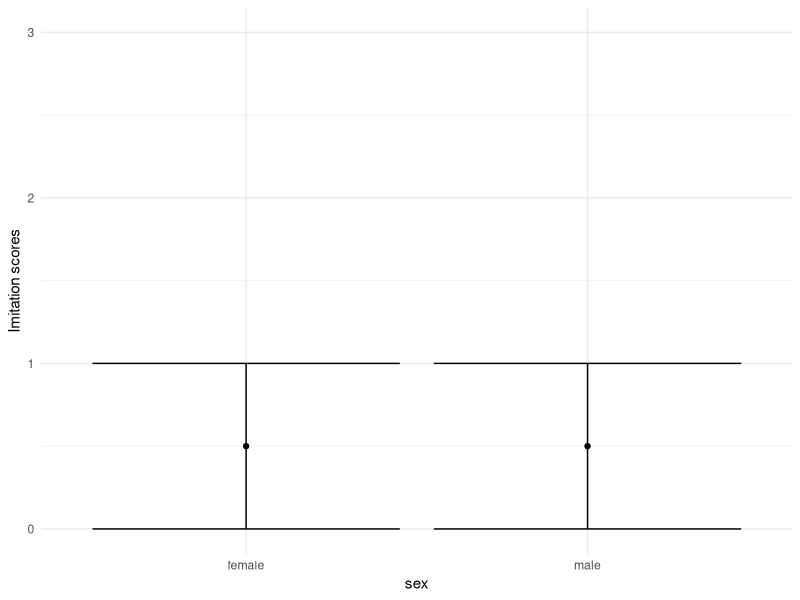
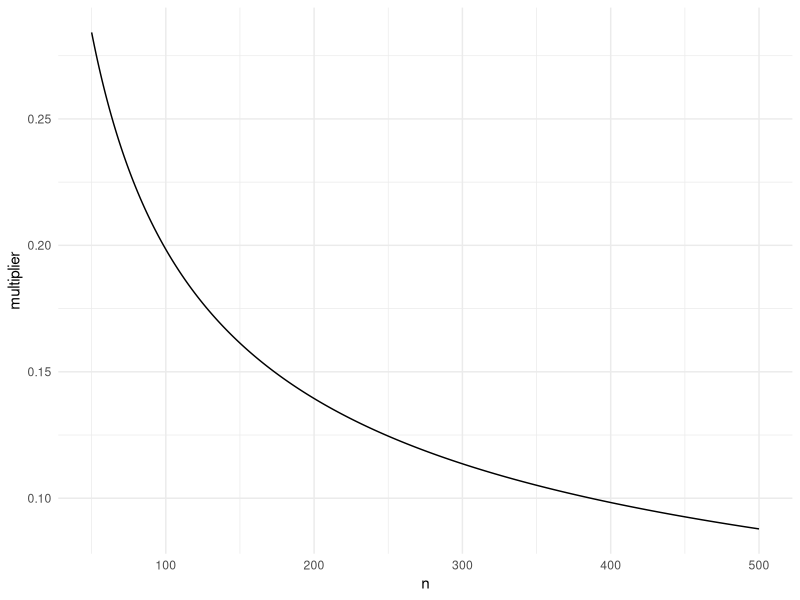

Generate these figures, in order, with R:
## ---- chunk 1
library(tidyverse)
## ---- chunk 2
# Enter data here. Note that group 1 is female and group 2 is male.
mean1 <- 0.5
# delete this line and enter code to calculate qt(something) * SE
# modify lower and upper to mean - something and mean + something
lower1 <- 0
upper1 <- 1
mean2 <- 0.5
# delete this line and enter code to calculate qt(something) * SE
# modify lower and upper to mean - something and mean + something
lower2 <- 0
upper2 <- 1

# Don't change anything else in this section below this line
data <- data.frame(sex = c("female", "male"),
                   mean = c(mean1, mean2),
                   lower = c(lower1, lower2),
                   upper = c(upper1, upper2))
ggplot(data, aes(sex, mean)) + geom_point() +
  geom_errorbar(aes(x = sex, ymin = lower, ymax = upper)) +
  ylim(c(0,3)) + theme_minimal() + ylab("Imitation scores")
## ---- chunk 3
# 1. Delete these instructions before your final knit
# 2. Uncomment the line below that creates a "mpg2008" dataset, meaning delete the "#" at the beginning of the line but keep the rest of it
# 5. Use t.test(mpg2008$hwy)$conf.int to get a 95 percent confidence interval for the average life expectancy
#mpg2008 <- filter(mpg, year == 2008)
## ---- chunk 4
# code here
## ---- chunk 5
curve <- data.frame(n = 50:500)
curve$multiplier = qt(.975, curve$n-1)/sqrt(curve$n)
ggplot(curve, aes(n, multiplier)) + geom_line() + theme_minimal()
